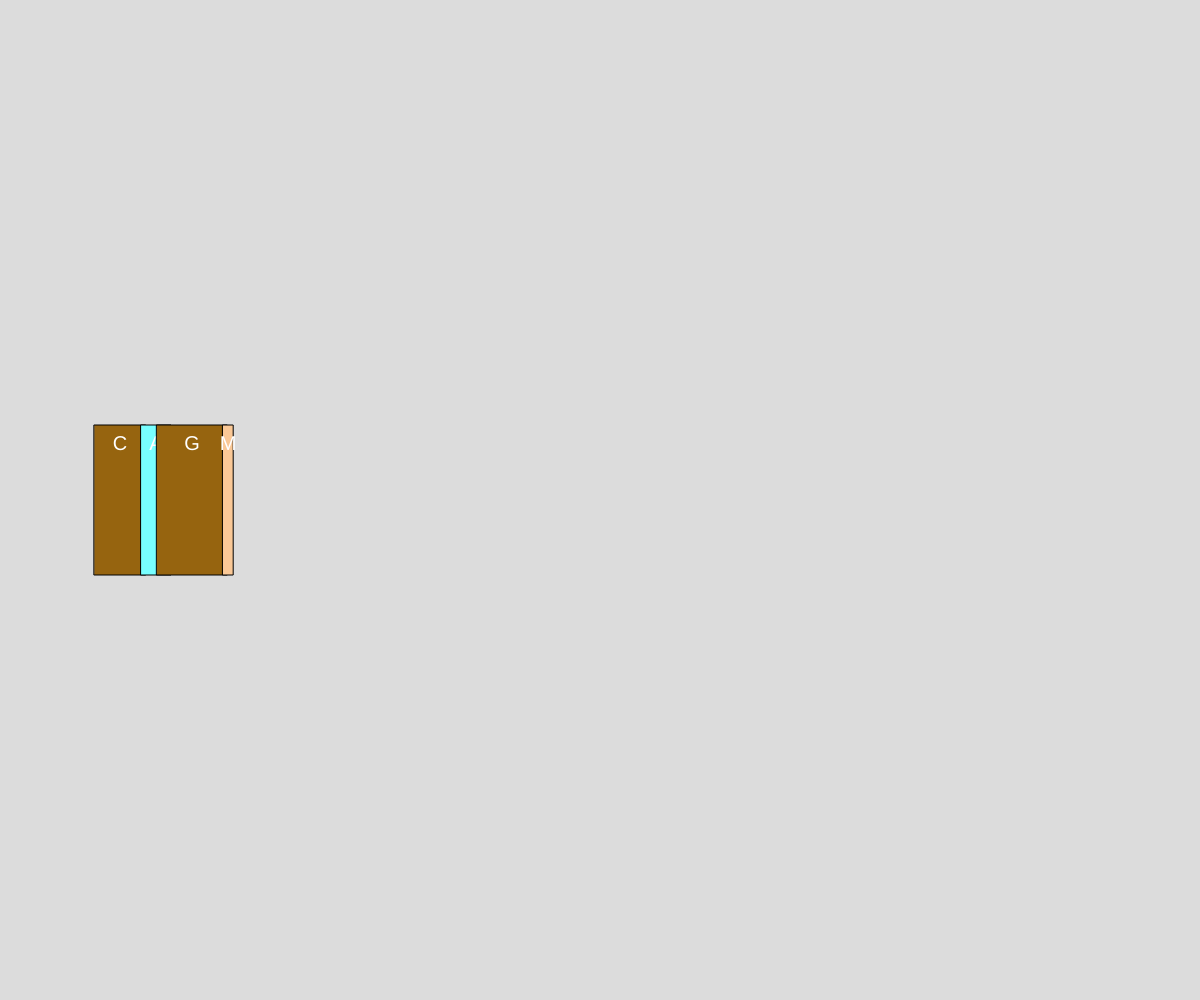
Frame 1 (no input)
Frame 60 (no input): identical to frame 1, image omitted
Frame 120 (the mouse pressed at the canvas centre since frame 60): identical to frame 1, image omitted

The p5.js sketch that drew this single still picture (run headless with seeded random() and noise() and a simulated clock; from frame 60 on, the mouse is pressed at the canvas centre):

// p5.js sketch
// ── sketch.js
// Project Title
// Your Name
// Date
//
// Extra for Experts:
// - describe what you did to take this project "above and beyond"

//Challenge
let myBook2;
let myBook3;
let myBook4;

let myBook;

function setup() {
  createCanvas(windowWidth, windowHeight);
  myBook = new Book("CS30 Text", "Daniel", 123456789, "leatherbound", "515", width * 0.1);
  myBook2 = new Book("Anees is an excelent person", "Daniel", 123456789, "hardcover", "300", width * 0.13);
  myBook3 = new Book("Give me mango juice", "Daniel", 123456789, "leatherbound", "705", width * 0.16);
  myBook4 = new Book("Manifesto", "Daniel", 123456789, "softcover", "104", width * 0.19);
}

function draw() {
  background(220);
  myBook.display();
  myBook2.display();
  myBook3.display();
  myBook4.display();
}

class Book {
  // 1 construtor
  constructor(title, author, isbn, cover, pages, x) {
    this.title = title;
    this.author = author;
    this.isbn = isbn;
    this.coverType = cover;
    this.pageCount = pages;
    this.x = x;
  }

  //2. class methods
  display() {
    //render our book on the screen
    rectMode(CENTER); textAlign(CENTER);
    textSize(20);
    switch(this.coverType){
    case "softcover":
      fill(250,200,150);  break;
    case "hardcover":
      fill(120,255,255);  break;
    case "leatherbound":
      fill(150,100,15);   break;
    }
    rect(this.x, height/2, this.pageCount/10, 150);
    fill(255);
    text(this.title [0],this.x, height/2-50);


  }
  printOut() {
    // print out our data in a nice format
    print(this.title + "by" + this.author);
    print("Lenght:", + this.pageCount);
    print("ISBN" + this.isbn);
  }
}
